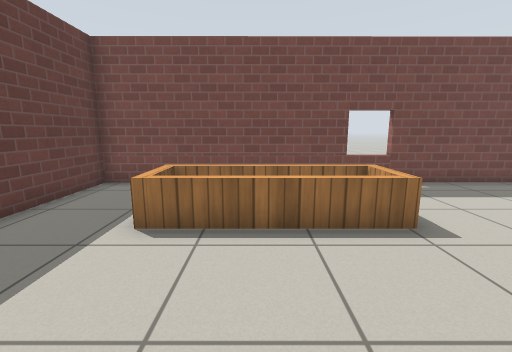
View 1 (above)

12 first-person views from a walk through a robot-simulator world made for Gazebo. The camera is 0.94 m above the floor, tilts 10° down and sees 90° across. The floor is counted in squares, 0.5 m on a side. Each view is taken from the middle of a square. On the plan, view 1 faces up. The plan holds only what a view shows up to about 15 squares ahead; the rest is blank. Gazebo's built-in surfaces are drawn with simple patterns.

View 2
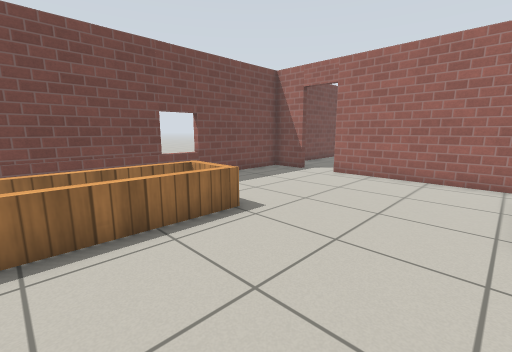

View 3
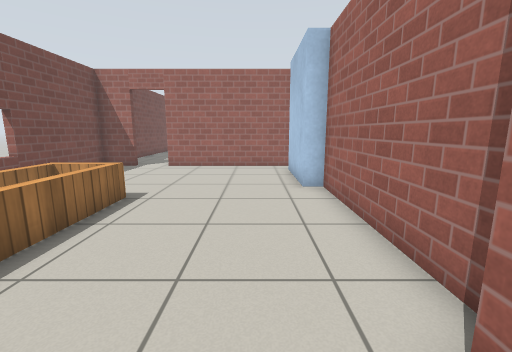

View 4
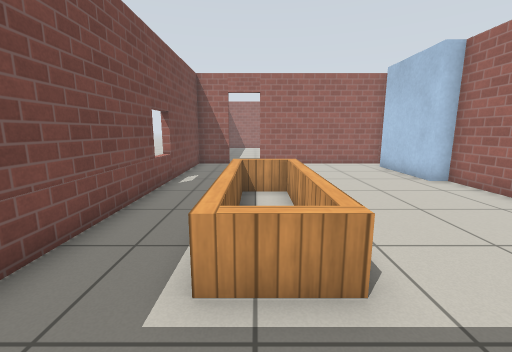

View 5
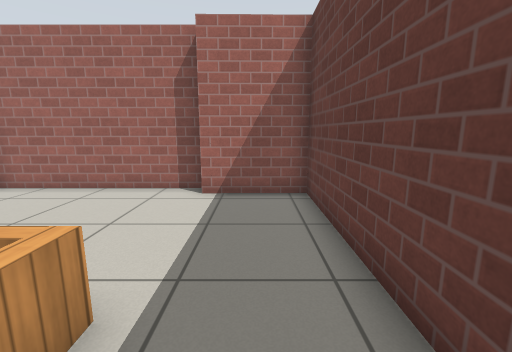

View 6
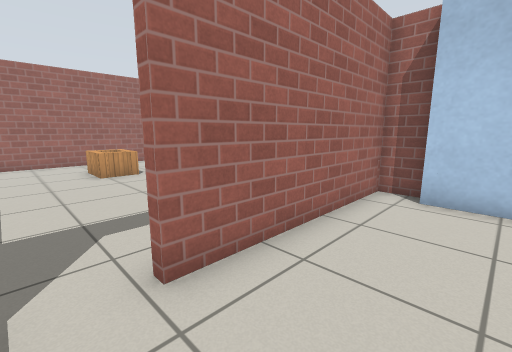

View 7
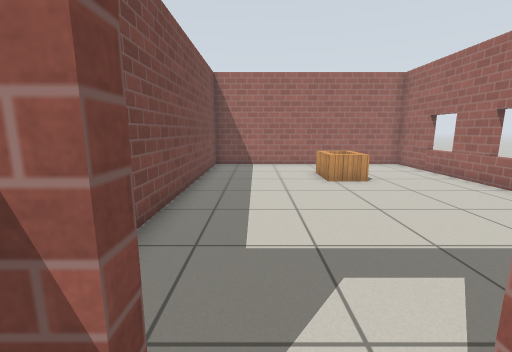

View 8
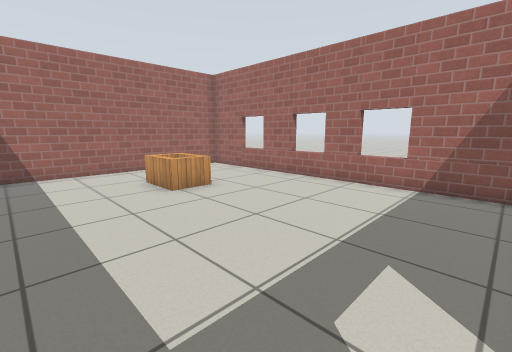

View 9
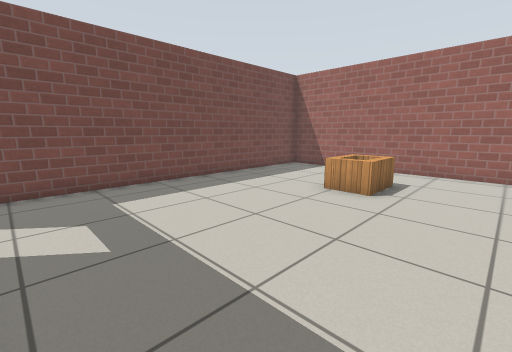

View 10
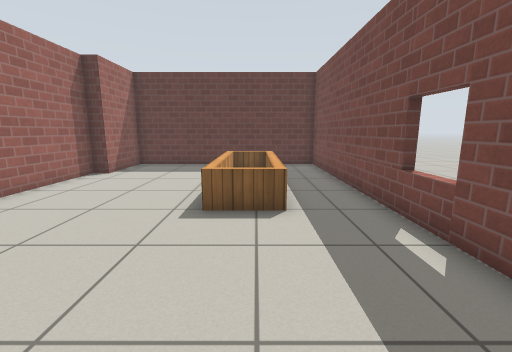

View 11
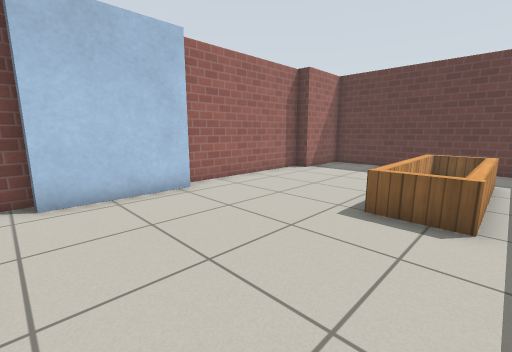

View 12
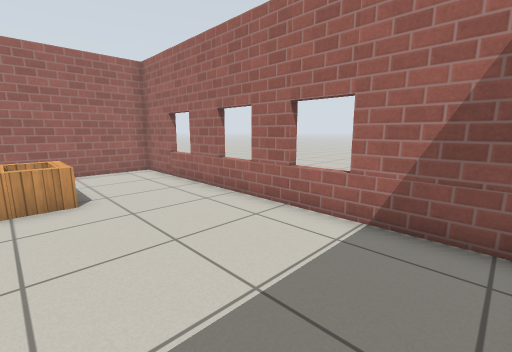

### Floor plan
Ten units are one square. View 1 is at (0, 0); x grows to the right and y downward. Boxes are objects, and circles mark ways between rooms. Rooms are numbered by the first view taken in them; rooms with no view inside come last. Other rooms are left out.
<svg viewBox="-61 -102 301 120">
<path fill="none" stroke="#000" d="M49 -92 49 -97M99 -76 99 -93 -56 -92 -56 6 -24 6 -24 13 46 13 46 6 85 6 85 13 99 13 99 -58M31 -47 -24 -47 -24 -67 31 -67 31 -47M108 11 235 11 235 -93 108 -93M205 -28 185 -28 185 -43 205 -43"/>
<circle cx="100" cy="-65" r="3" fill="#2a7"/>
<text x="20" y="-40">1</text>
<text x="170" y="-50">2</text>
</svg>
Room 1 opens to room 2.

Where each view was taken, in squares from view 1:
view 1: 0 up, 0 right, facing up
view 2: 0 up, 1 left, facing up-right
view 3: 1 up, 4 left, facing right
view 4: 6 up, 5 left, facing right
view 5: 7 up, 4 left, facing down
view 6: 7 up, 7 right, facing down-right
view 7: 7 up, 9 right, facing right
view 8: 8 up, 11 right, facing down-right
view 9: 0 up, 11 right, facing up-right
view 10: 6 up, 9 right, facing left
view 11: 7 up, 9 right, facing down-left
view 12: 4 up, 11 right, facing down-right
